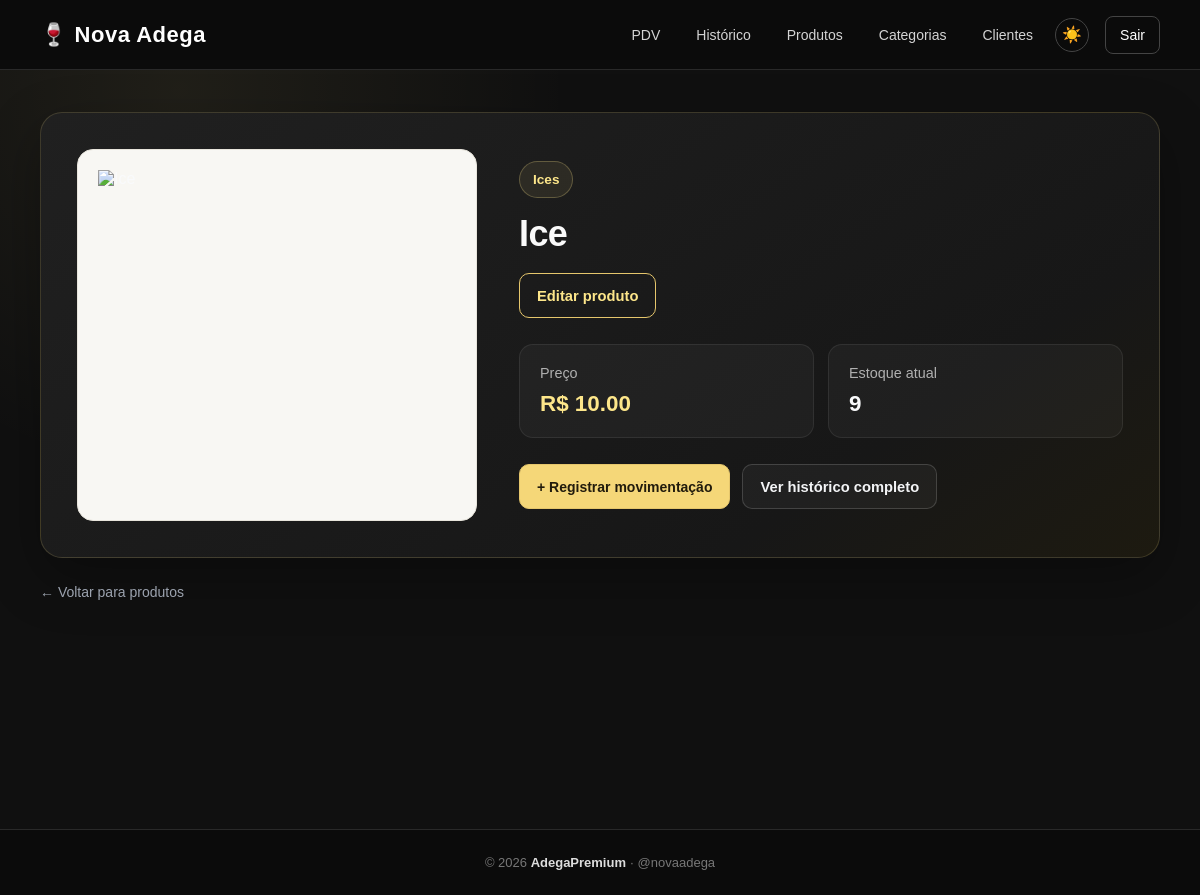
Page /produtos/2 (signed in) on the committed database.
### app/models/categoria.py (models this page shows)
class Categoria(Base):
    __tablename__ = "categorias"
    id = Column(
        Integer,
        primary_key=True,
        autoincrement=True,
        index=True
    )
    nome = Column(
        String(100),
        nullable=False,
        unique=True
    )
    ativo = Column(
        Boolean,
        nullable=False,
        default=True
    )
    produtos = relationship(
        "Produto",
        back_populates="categoria",
        lazy="select"
    )

### app/models/produto.py (models this page shows, shortened)
class Produto(Base):
    __tablename__ = "produtos"
    id = Column(Integer, primary_key=True, autoincrement=True, index=True)
    nome = Column(String(150), nullable=False, index=True)
    preco = Column(Float, nullable=False, default=0.0)
    estoque_atual = Column(Integer, nullable=False, default=0)
    ativo = Column(Boolean, default=True)
    imagem_path = Column(String(255), nullable=True)
    categoria_id = Column(Integer, ForeignKey("categorias.id", ondelete="SET NULL"), nullable=True )
    categoria = relationship("Categoria", back_populates="produtos")

### app/controllers/produto_controller.py (the view)
@router.get("/{produto_id}")
def detalhe_produto(
    produto_id: int,
    request: Request,
    db: Session = Depends(get_db),
    usuario = Depends(get_usuario_logado)
):
    produto = db.query(Produto).filter(
        Produto.id == produto_id,
        Produto.ativo == True
    ).first()
    if not produto:
        return RedirectResponse(url="/produtos", status_code=302)
    return templates.TemplateResponse(
        request,
        "produtos/detalhe.html",
        {"request": request, "usuario": usuario, "produto": produto}
    )

### app/templates/produtos/detalhe.html (shortened to what this page needs)
{% extends "base.html" %}
{% block styles %}
<link
    rel="stylesheet"
    href="/static/CSS/produtos.css"
>
<link
    rel="stylesheet"
    href="/static/CSS/detalhe-produto.css"
>
{% endblock %}
{% block content %}
<main class="container">
    <section class="produto-detalhe">
        <div class="produto-detalhe-imagem">
            <img
                src="{{ produto.imagem_url }}"
                alt="{{ produto.nome }}"
            >
        </div>
        <div class="produto-detalhe-info">
            <div class="produto-detalhe-titulo">
                <div>
                    <p class="produto-categoria">
                        {{
                            produto.categoria.nome
                            if produto.categoria
                            else "Sem categoria"
                        }}
                    </p>
                    <h1>
                        {{ produto.nome }}
                    </h1>
                </div>
                {% if usuario.role == 'admin' %}
                <a
                    href="/produtos/{{ produto.id }}/editar"
                    class="btn-editar"
                >
                    Editar produto
                </a>
                {% endif %}
            </div>
            <div class="produto-informacoes">
                <div class="info-produto">
                    <span>
                        Preço
                    </span>
                    <strong class="produto-preco">
                        R$
                        {{ "%.2f"|format(produto.preco) }}
                    </strong>
                </div>
                <div class="info-produto">
                    <span>
                        Estoque atual
                    </span>
                    <strong class="produto-estoque">
                        {{ produto.estoque_atual }}
                    </strong>
                </div>
            </div>
            <div class="produto-acoes">
                <a
                    href="/movimentacoes/nova?produto_id={{ produto.id }}"
                    class="btn-movimentacao"
                >
                    + Registrar movimentação
                </a>
                <a
                    href="/movimentacoes/produto/{{ produto.id }}"
                    class="btn-historico"
                >
                    Ver histórico completo
                </a>
            </div>
        </div>
    </section>
    <div class="voltar-pagina">
        <a href="/produtos/">
            ← Voltar para produtos
        </a>
    </div>
</main>
{% endblock %}

### app/static/CSS/home.css (style rules this page uses)
* { box-sizing: border-box; }
html { min-height: 100%; overflow-y: scroll; }
body { margin: 0; padding: 0; min-height: 100vh; font-family: Arial, Helvetica, sans-serif; background: #121212; color: #f9fafb; display: flex; flex-direction: column; }

### app/static/CSS/produtos.css (style rules this page uses)
.container { width: 100%; max-width: 1200px; min-height: calc(100vh - 70px - 69px); margin: 0 auto; padding: 40px 30px 60px; box-sizing: border-box; }
.produto-preco { color: #FDE68A !important; font-weight: 700; white-space: nowrap; }
.btn-editar { display: inline-flex; align-items: center; justify-content: center; padding: 9px 14px; background: transparent; color: #FDE68A; border: 1px solid #FDE68A; border-radius: 7px; text-decoration: none; font-size: 13px; font-weight: 600; transition: 0.2s ease; }
.voltar-pagina { margin-top: 25px; }
.voltar-pagina a { color: #FDE68A; text-decoration: none; font-size: 14px; font-weight: 600; }
.voltar-pagina { margin-top: 24px !important; }
.voltar-pagina a { display: inline-flex !important; align-items: center !important; color: #9CA3AF !important; font-size: 14px !important; font-weight: 500 !important; line-height: 20px !important; text-decoration: none !important; margin: 0 !important; padding: 0 !important; transition: color 0.2s ease, transform 0.2s ease !important; }
.container h1, .container h2, .container h3 { color: #FDE68A; font-weight: 700; }
.container p { line-height: 1.6; }
.container button[type="submit"], .container input[type="submit"], .container .btn-primary, .container .btn-success, .container .btn-registrar, .container .btn-salvar, .container .btn-movimentacao { display: inline-flex; align-items: center; justify-content: center; gap: 8px; padding: 12px 20px; background: #FDE68A !important; color: #292014 !important; border: 1px solid #FDE68A !important; border-radius: 9px; font-size: 14px; font-weight: 700; text-decoration: none; cursor: pointer; }

### app/static/CSS/voltar.css (style rules this page uses)
.voltar, .voltar-pagina, .cliente-form-voltar, .voltar a, .voltar-pagina a { display: inline-flex !important; align-items: center !important; font-family: Arial, Helvetica, sans-serif !important; font-size: 14px !important; font-weight: 500 !important; line-height: 20px !important; color: #9CA3AF !important; text-decoration: none !important; padding: 0 !important; }
.voltar, .voltar-pagina { margin-top: 24px !important; }
.voltar a, .voltar-pagina a { margin: 0 !important; padding: 0 !important; font-family: Arial, Helvetica, sans-serif !important; font-size: 14px !important; font-weight: 500 !important; line-height: 20px !important; color: #9CA3AF !important; text-decoration: none !important; }

### app/static/CSS/responsivo.css (style rules this page uses)
* { box-sizing: border-box; }
html { width: 100%; min-width: 0; overflow-x: clip; }
body { width: 100%; min-width: 0; max-width: 100%; margin: 0; }
img, video, iframe { max-width: 100%; }
img { height: auto; }
h1, h2, h3, p, td, th, label { overflow-wrap: anywhere; }

### rows in the picture
Categoria: categoria "Ices"
Produto: nome "Ice", preco "10.00", estoque_atual "9"
